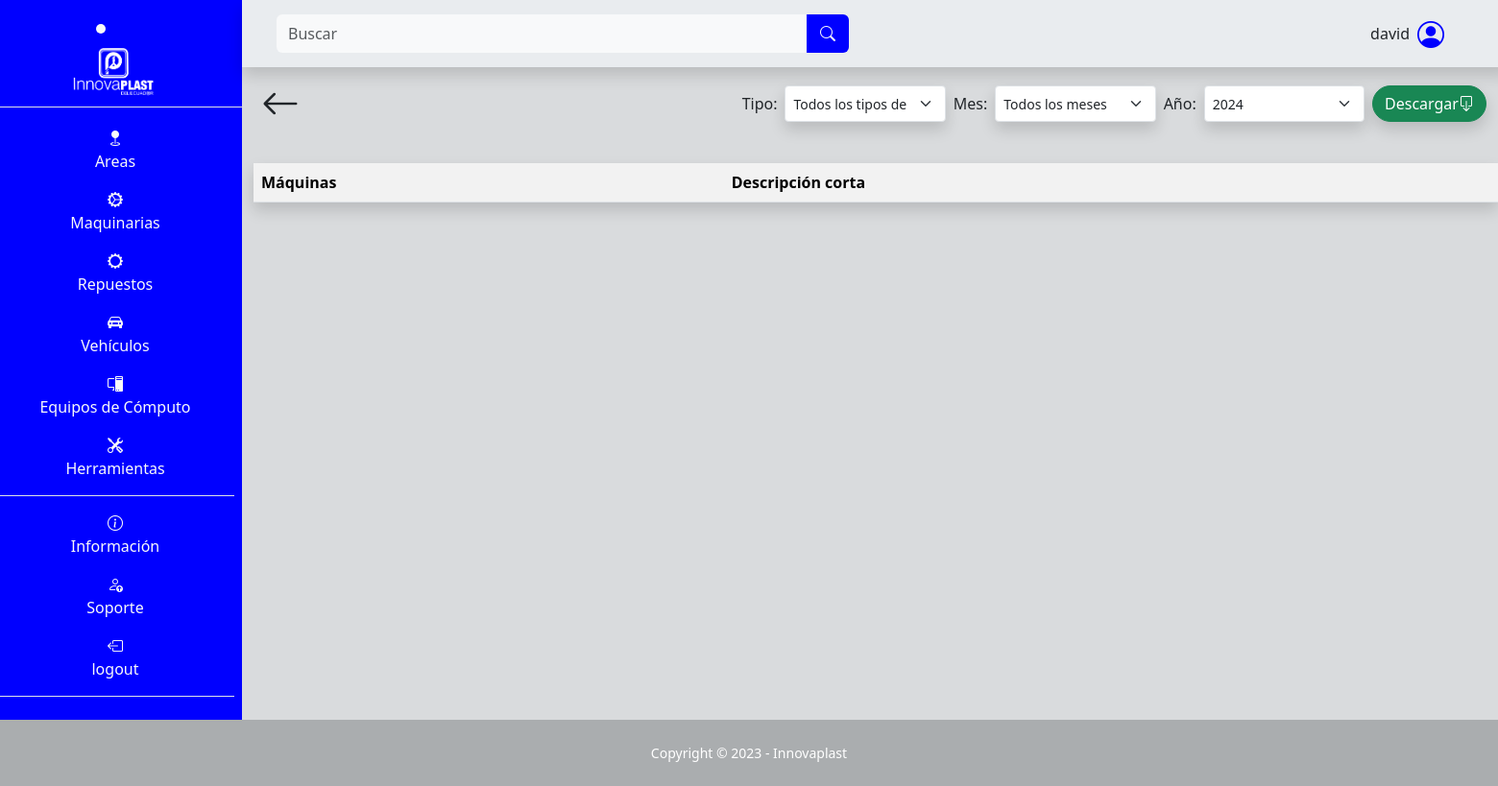
The page /maquina/tabla/ (signed in) on the database as committed earlier.
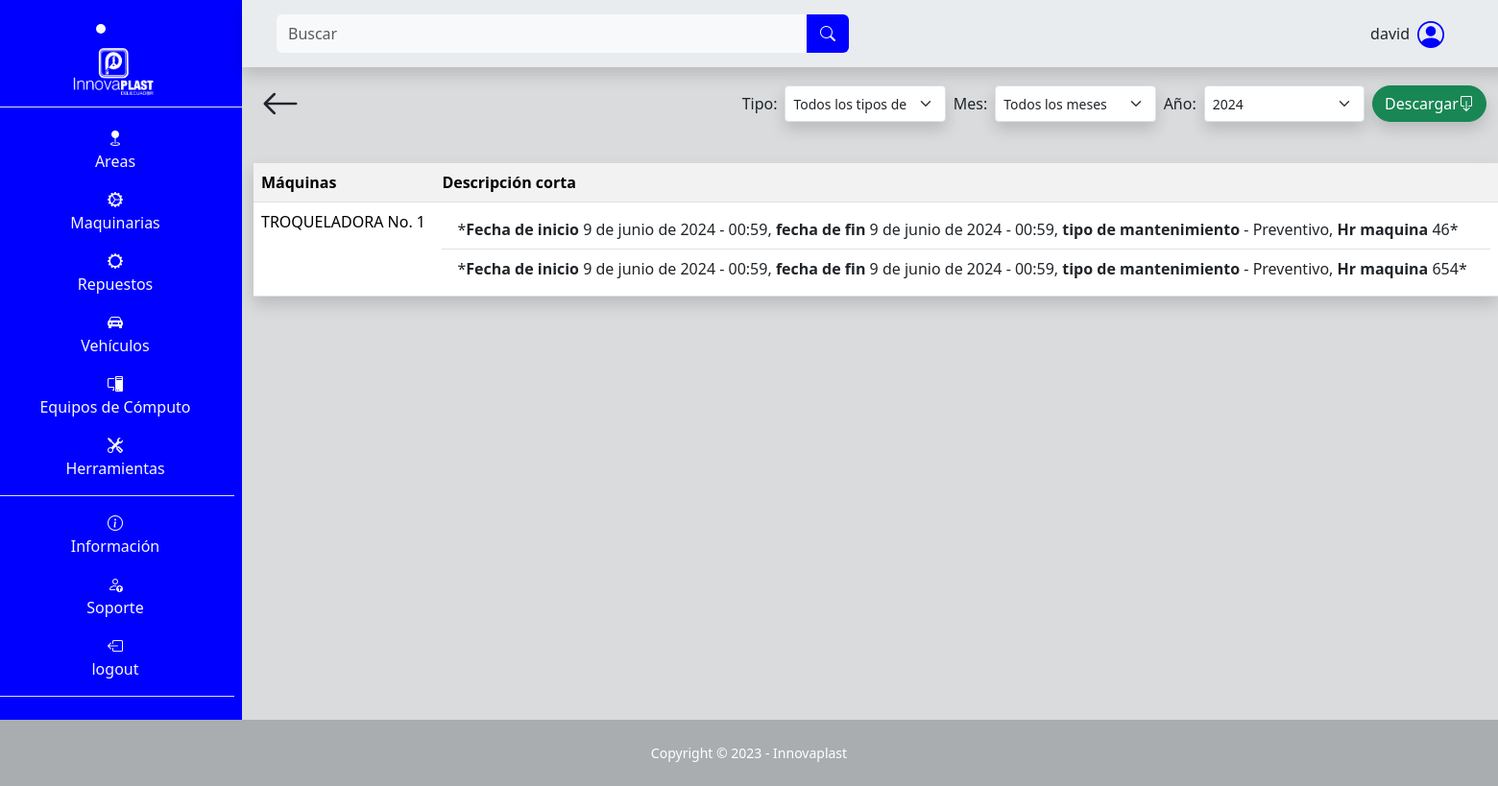
The same page on the database as committed later.
### SGE_maquina/models.py (models this page shows, shortened)
class Maquina(models.Model):
    nombre = models.CharField(max_length=100, null=False, blank=False)
    encargado = models.CharField(max_length=100, blank=False, null=False)
    teléfono_encargado = models.CharField(max_length=100, blank=False, null=False)
    descripción = models.TextField(max_length=500, null=False, blank=False)
    ubicación = models.CharField(max_length=100, null=False, blank=False)
    tipo_de_máquina = models.CharField(max_length=100, null=False, blank=False)
    número_de_serie_o_modelo = models.CharField(max_length=100, null=False, blank=False)
    proveedor = models.CharField(max_length=100, null=False, blank=False)
    costo_de_adquisición = models.IntegerField(blank=False, null=False)
    fecha_de_adquisición = models.DateField(default=date.today, blank=False, null=False)
    fecha_de_instalación = models.DateField(default=date.today, blank=False, null=False)
    estado_de_garantía = models.CharField(max_length=100, null=False, blank=False)
    consumo_de_energía = models.CharField(max_length=100, null=False, blank=False)
    horas_máquina_trabajada = models.IntegerField(blank=False, null=False, default=0)
    intervalo_mantenimiento = models.IntegerField(blank=False, null=False)
    fecha_ultimo_mantenimiento = models.DateField(default=date.today, blank=False, null=False)
    image = models.ImageField(upload_to="maquina/image", null=False, blank=False)

class MantenimientoMaquina(models.Model):
    maquina = models.ForeignKey(Maquina, on_delete=models.CASCADE)
    fecha_inicio = models.DateField(default=date.today)
    hora_inicio = models.TimeField(default=datetime.now().time())
    fecha = models.DateField(default=date.today)
    hora = models.TimeField(default=datetime.now().time())
    operador = models.CharField(max_length=100, blank=False, null=False, default="")
    tipo = models.ForeignKey(TipoMantenimientoMaquina, on_delete=models.CASCADE)
    hr_maquina = models.IntegerField(blank=False, null=False, default=0)
    partes_y_piezas = models.TextField(max_length=500, null=False, blank=False, default="")
    descripción = models.TextField(max_length=500, null=False, blank=False, default="")
    image = models.ImageField(upload_to="maquina/mantenimiento/image", null=False, blank=False, default=None)
    image2 = models.ImageField(upload_to="maquina/mantenimiento/image", null=False, blank=False, default=None)
    image3 = models.ImageField(upload_to="maquina/mantenimiento/image", null=False, blank=False, default=None)

class TipoMantenimientoMaquina(models.Model):
    tipo = models.CharField(max_length=100, blank=False, null=False)
    def __str__(self):
        return self.tipo

### SGE_maquina/views.py (the view)
# urls.py: path('tabla/', views.tabla_mantenimientos, name="area_tabla_mantenimientos"),
@login_required
def tabla_mantenimientos(request):
    maquinas = Maquina.objects.all()
    tipos_mantenimiento = TipoMantenimientoMaquina.objects.all()
    for maquina in maquinas:
        maquina.mantenimientos = maquina.mantenimientomaquina_set.all().order_by('-fecha', '-hora')
    context = {
        'maquinas': maquinas,
        'tipos_mantenimiento': tipos_mantenimiento,
    }
    return render(request, 'SGE_maquina/tablas.html', context)

### templates/SGE_maquina/tablas.html (shortened to what this page needs)
{% extends "layout/base.html" %}
{% block 'content' %}
<div class="container">
    <div class="d-flex p-2 justify-content-between">
        <a class="text-decoration-none text-dark" href="{% url "maquina" %}">
            <i class="bi bi-arrow-left fs-1"></i>
        </a>
        <form class="d-flex mt-auto mb-auto" action="{% url 'documento_general_mantenimientos_maquina' %}" method="get" style="max-height: 50px; min-width: 600px;">
          <label class="mt-auto mb-auto m-1" for="tipo_mantenimiento">Tipo:</label>
            <select class="form-select form-select-sm m-1 shadow" name="tipo_mantenimiento" id="tipo_mantenimiento">
                <option value="">Todos los tipos de mantenimiento</option>
            </select>
          <label class="mt-auto mb-auto m-1" for="mes">Mes:</label>
          <select class="form-select form-select-sm m-1 shadow" name="mes" id="mes">
            <option value="">Todos los meses</option>
          </select>
          <label class="mt-auto mb-auto m-1" for="anio">Año:</label>
          <select class="form-select form-select-sm m-1 shadow" name="anio" id="anio">
              <option value="2024">2024</option>
          </select>
          <button type="submit" value="Submit" class="btn btn-success d-flex m-1 shadow rounded-pill">Descargar  <i class="bi bi-box-arrow-down mt-auto mb-auto"></i></button>
        </form>
    </div>
    <table class="table table-striped mt-4 shadow">
      <tr>
        <th>Máquinas</th>
        <th>Descripción corta</th>
      </tr>
      {% for maquina in maquinas %}
      <tr>
        <td>{{ maquina.nombre }}</td>
        <td>
          <ul class="list-group list-group-flush">
            {% for mantenimiento in maquina.mantenimientos %}
            <li class="list-group-item">*<b>Fecha de inicio</b> {{ mantenimiento.fecha_inicio }} - {{ mantenimiento.hora_inicio }}, <b>fecha de fin</b> {{ mantenimiento.fecha }} - {{ mantenimiento.hora }}, <b>tipo de mantenimiento</b> - {{ mantenimiento.tipo }}, <b>Hr maquina</b> {{ mantenimiento.hr_maquina }}*</li>
            {% endfor %}
          </ul>
        </td>
      </tr>
      {% endfor %}
    </table>
</div>
{% endblock %}

Rows that differ between the two databases and show on the page:
added Maquina: nombre "TROQUELADORA No. 1"
added MantenimientoMaquina: fecha_inicio "9 de junio de 2024", hora_inicio "00:59", fecha "9 de junio de 2024", hora "00:59", tipo "Preventivo", hr_maquina "46"
added MantenimientoMaquina: fecha_inicio "9 de junio de 2024", hora_inicio "00:59", fecha "9 de junio de 2024", hora "00:59", tipo "Preventivo", hr_maquina "654"
